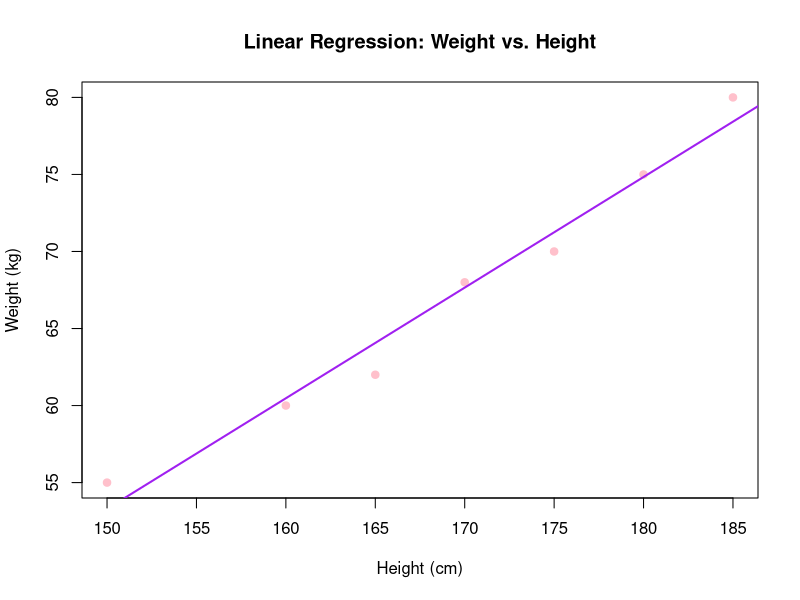

Recreate this plot in R.
# Sample data
heights <- c(150, 160, 165, 170, 175, 180, 185)
weights <- c(55, 60, 62, 68, 70, 75, 80)
# Create a data frame
data <- data.frame(heights, weights)
# Fit a linear regression model
linear_model <- lm(weights ~ heights, data = data)
# Print the summary of the model
print(summary(linear_model))
# Plotting the data and regression line
plot(data$heights, data$weights,
     main = "Linear Regression: Weight vs. Height",
     xlab = "Height (cm)",
     ylab = "Weight (kg)",
     pch = 19, col = "pink")
# Add regression line
abline(linear_model, col = "purple", lwd = 2)